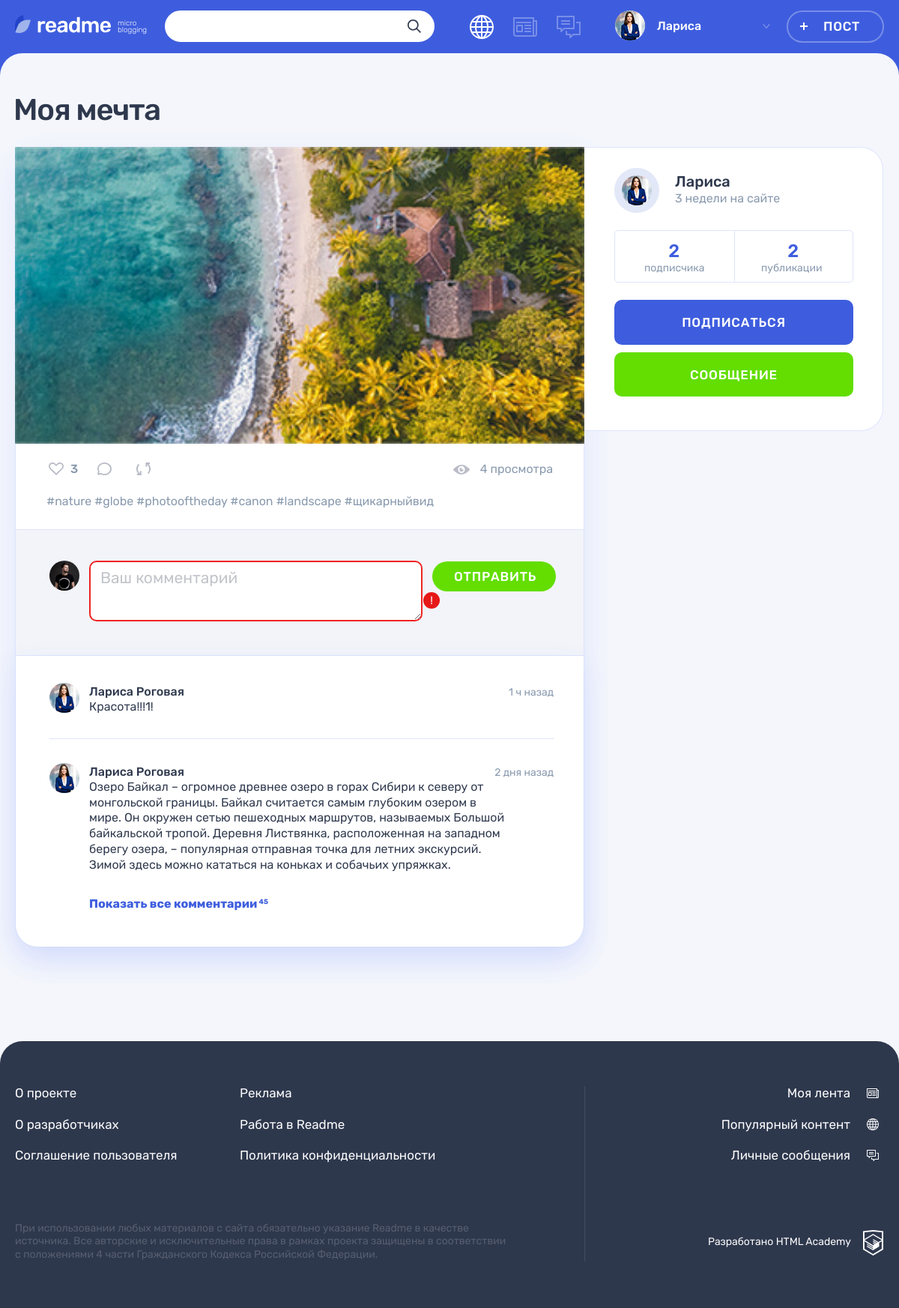
The page /post.php?id=4 (signed in) on the database its author committed.
### tables this page shows
CREATE TABLE IF NOT EXISTS `posts` (
                                     id INT PRIMARY KEY AUTO_INCREMENT,
                                     title VARCHAR(90) NOT NULL,
                                     text TEXT,
                                     quote_author VARCHAR(90),
                                     image VARCHAR(255) UNIQUE,
                                     youtube VARCHAR(255),
                                     website_title VARCHAR(255),
                                     website VARCHAR(255),
                                     views INT,
                                     created_at DATETIME NOT NULL DEFAULT NOW(),
                                     updated_at DATETIME NOT NULL DEFAULT NOW(),
                                     user_id INT NOT NULL,
                                     content_type_id INT NOT NULL,
                                     FOREIGN KEY fk_post_user_id_user_id (user_id) REFERENCES `user`(id) ON DELETE CASCADE,
                                     FOREIGN KEY fk_post_content_type_id_content_type_id (content_type_id) REFERENCES content_type(id) ON DELETE CASCADE,
                                     INDEX idx_post_content_type_id (content_type_id),
                                     INDEX idx_post_content_type_id_user_id (user_id, content_type_id)
);

CREATE TABLE IF NOT EXISTS `hashtag` (
                                       id INT PRIMARY KEY AUTO_INCREMENT,
                                       hashtag VARCHAR(127) NOT NULL UNIQUE
);

CREATE TABLE IF NOT EXISTS `user` (
                                    id INT PRIMARY KEY AUTO_INCREMENT,
                                    created_at DATETIME NOT NULL DEFAULT NOW(),
                                    updated_at DATETIME NOT NULL DEFAULT NOW(),
                                    login VARCHAR(255) NOT NULL UNIQUE,
                                    user_name VARCHAR(255),
                                    email VARCHAR(255) NOT NULL UNIQUE,
                                    password CHAR(32) NOT NULL,
                                    avatar VARCHAR(255) UNIQUE,
                                    INDEX idx_user_username (login)
);

### helpers.php (called while the page is built, shortened)
<?php
function get_noun_plural_form(?int $number, string $one, string $two, string $many): string
{
    $number = (int)$number;
    $mod10 = $number % 10;
    $mod100 = $number % 100;
    switch (true) {
        case ($mod10 >= 2 && $mod10 <= 4):
            return $two;
    }
}
function include_template($name, array $data = [])
{
    $name = 'templates/' . $name;
    extract($data);
    require $name;
    $result = ob_get_clean();
    return $result;
}

### templates/post-details.php (the view, shortened to what this page needs)
<main class="page__main page__main--publication">
    <div class="container">
        <h1 class="page__title page__title--publication"><?=$postNums['post_title']; ?></h1>
        <section class="post-details">
            <div class="post-details__wrapper post-photo">
                <div class="post-details__main-block post post--details">
                    <?php if($postNums['content_class'] == 'photo'): ?>
                        <div class="post-details__image-wrapper post-photo__image-wrapper">
                            <img src="img/<?=$postNums['post_image']; ?>" alt="Фото от пользователя" width="760" height="507">
                        </div>
                    <?php elseif($postNums['content_class'] == 'video'): ?>
                        <div class="post-details__image-wrapper post-photo__image-wrapper">
                            <?=embed_youtube_video($postNums['post_youtube']); ?>
                        </div>
                    <?php endif; ?>
                    <div class="post__indicators">
                        <div class="post__buttons">
                            <a class="post__indicator post__indicator--likes button" href="#" title="Лайк">
                                <svg class="post__indicator-icon" width="20" height="17">
                                    <use xlink:href="#icon-heart"></use>
                                </svg>
                                <span><?=$postLikeSum['like_sum']; ?> </span>
                            </a>
                            <a class="post__indicator post__indicator--comments button" href="#" title="Комментарии">
                                <svg class="post__indicator-icon" width="19" height="17">
                                    <use xlink:href="#icon-comment"></use>
                                </svg>
                            </a>
                            <a class="post__indicator post__indicator--repost button" href="#" title="Репост">
                                <svg class="post__indicator-icon" width="19" height="17">
                                    <use xlink:href="#icon-repost"></use>
                                </svg>
                            </a>
                        </div>
                        <span class="post__view"><?=$postNums['post_views'] . get_noun_plural_form($postNums['post_views'], ' просмотр', ' просмотра', ' просмотров'); ?></span>
                    </div>
                    <ul class="post__tags">
                        <?php foreach ($postHashtags as $postHashtag) : ?>
                        <li><a href="/search.php?search=<?=str_replace('#', '', $postHashtag['hashtag']);?>"><?=$postHashtag['hashtag'];?></a>
                            <?php endforeach; ?>
                    </ul>
                    <div class="comments">
                        <form class="comments__form form" action="#" method="post">
                            <div class="comments__my-avatar">
                                <img class="comments__picture" src="img/userpic-medium.jpg" alt="Аватар пользователя">
                            </div>
                            <div class="form__input-section form__input-section--error">
                                <textarea class="comments__textarea form__textarea form__input" placeholder="Ваш комментарий"></textarea>
                                <button class="form__error-button button" type="button">!</button>
                            </div>
                            <button class="comments__submit button button--green" type="submit">Отправить</button>
                        </form>
                        <div class="comments__list-wrapper">
                            <ul class="comments__list">
                                <li class="comments__item user">
                                    <div class="comments__avatar">
                                        <a class="user__avatar-link" href="#">
                                            <img class="comments__picture" src="img/userpic-larisa.jpg" alt="Аватар пользователя">
                                        </a>
                                    </div>
                                    <div class="comments__info">
                                        <div class="comments__name-wrapper">
                                            <a class="comments__user-name" href="#">
                                                <span>Лариса Роговая</span>
                                            </a>
                                            <time class="comments__time" datetime="2019-03-20">1 ч назад</time>
                                        </div>
                                        <p class="comments__text">
                                            Красота!!!1!
                                        </p>
                                    </div>
                                </li>
                                <li class="comments__item user">
                                    <div class="comments__avatar">
                                        <a class="user__avatar-link" href="#">
                                            <img class="comments__picture" src="img/userpic-larisa.jpg" alt="Аватар пользователя">
                                        </a>
                                    </div>
                                    <div class="comments__info">
                                        <div class="comments__name-wrapper">
                                            <a class="comments__user-name" href="#">
                                                <span>Лариса Роговая</span>
                                            </a>
                                            <time class="comments__time" datetime="2019-03-18">2 дня назад</time>
                                        </div>
                                        <p class="comments__text">
                                            Озеро Байкал – огромное древнее озеро в горах Сибири к северу от монгольской границы. Байкал считается самым глубоким озером в мире. Он окружен сетью пешеходных маршрутов, называемых Большой байкальской тропой. Деревня Листвянка, расположенная на западном берегу озера, – популярная отправная точка для летних экскурсий. Зимой здесь можно кататься на коньках и собачьих упряжках.
                                        </p>
                                    </div>
                                </li>
                            </ul>
                            <a class="comments__more-link" href="#">
                                <span>Показать все комментарии</span>
                                <sup class="comments__amount">45</sup>
                            </a>
                        </div>
                    </div>
                </div>
                <div class="post-details__user user">
                    <div class="post-details__user-info user__info">
                        <div class="post-details__avatar user__avatar">
                            <a class="post-details__avatar-link user__avatar-link" href="#">
                                <img class="post-details__picture user__picture" src="img/<?=$postNums['user_avatar']; ?>" alt="Аватар пользователя">
                            </a>
                        </div>
                        <div class="post-details__name-wrapper user__name-wrapper">
                            <a class="post-details__name user__name" href="#">
                                <span><?=$postNums['user_name']; ?></span>
                            </a>
                            <time class="post-details__time user__time" datetime="2014-03-20"><?=$diffUserReg; ?>на сайте</time>
                        </div>
                    </div>
                    <div class="post-details__rating user__rating">
                        <p class="post-details__rating-item user__rating-item user__rating-item--subscribers">
                            <span class="post-details__rating-amount user__rating-amount"><?=$postSubscrSum['sum_subscription']; ?></span>
                            <span class="post-details__rating-text user__rating-text"><?=get_noun_plural_form($postSubscrSum['sum_subscription'], ' подписчик', ' подписчика', ' подписчиков'); ?></span>
                        </p>
                        <p class="post-details__rating-item user__rating-item user__rating-item--publications">
                            <span class="post-details__rating-amount user__rating-amount"><?=$postPostSum['count_post_id']; ?></span>
                            <span class="post-details__rating-text user__rating-text"><?=get_noun_plural_form($postPostSum['count_post_id'], ' публикация', ' публикации', ' публикаций'); ?></span>
                        </p>
                    </div>
                    <div class="post-details__user-buttons user__buttons">
                        <button class="user__button user__button--subscription button button--main" type="button">Подписаться</button>
                        <a class="user__button user__button--writing button button--green" href="#">Сообщение</a>
                    </div>
                </div>
            </div>
        </section>
    </div>
</main>

### rows shown on the page
posts: title "Моя мечта", image (picture), views "4", views "просмотра", user.avatar (picture), user.user_name "Лариса"
hashtag: hashtag "#nature"
hashtag: hashtag "#globe"
hashtag: hashtag "#photooftheday"
hashtag: hashtag "#canon"
hashtag: hashtag "#landscape"
hashtag: hashtag "#щикарныйвид"

### other values the page prints
$_SESSION['user']['user_name'] "Лариса"
$postLikeSum['like_sum'] "3"
$diffUserReg "3 недели"
$postSubscrSum['sum_subscription'] "2"
$postPostSum['count_post_id'] "2"
